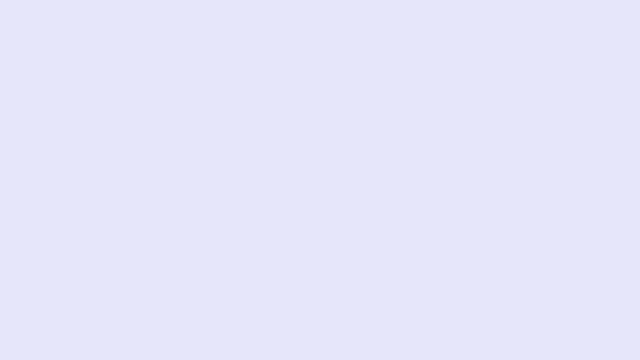
Frame 1 (no input)
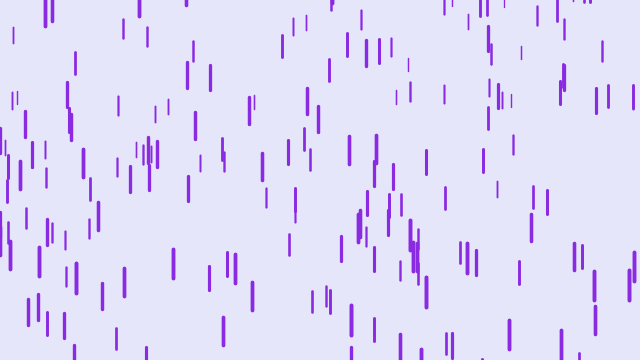
Frame 60 (the mouse pressed at the canvas centre just before this capture)
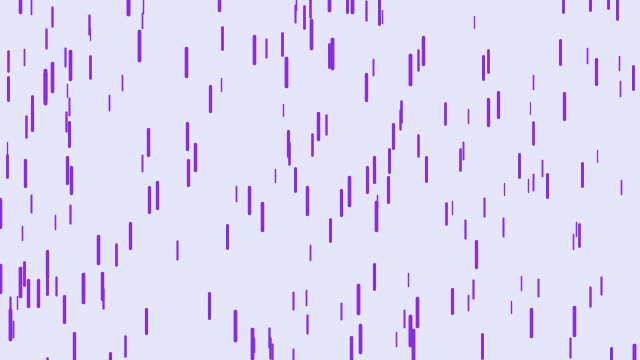
Frame 120 (the mouse held since frame 60 and released just before this capture)

The Processing sketch that drew these frames (run headless with seeded random() and noise(); from frame 60 on, the mouse is pressed at the canvas centre):

// Processing sketch: purple_rain
// ── purple_rain.pde
Drop[] drops = new Drop[300];

void setup() {
  size(640,360);
  for ( int i = 0; i < drops.length; i++) {
    drops[i] = new Drop();
  }
}

void draw() {
  background(230,230,250);
    for ( int i = 0; i < drops.length; i++) {
    drops[i].fall();
    drops[i].show();
  }
}

// ── Drop.pde
class Drop {
  
  float x = random(width);
  float y = random(-500,-50);
  float z = random(0,20);
  float yspeed = map(z, 0, 20, 1, 10);
  float len = map(z, 0, 20, 10, 30);
  float gravity = map(z, 0 , 20, 0.01, 0.03); 
  
  void fall() {
    y += yspeed;
    yspeed += gravity;
    if ( y > height ) {
      y = random(-200,-100);
      yspeed = map(z, 0, 20, 1, 10);
    }
  }
  
  void show() {
    float weight = map(z, 0, 20, 1,4);
    strokeWeight(weight);
    stroke(138,43,226);
    line(x,y,x,y+len);
  }
  
}
